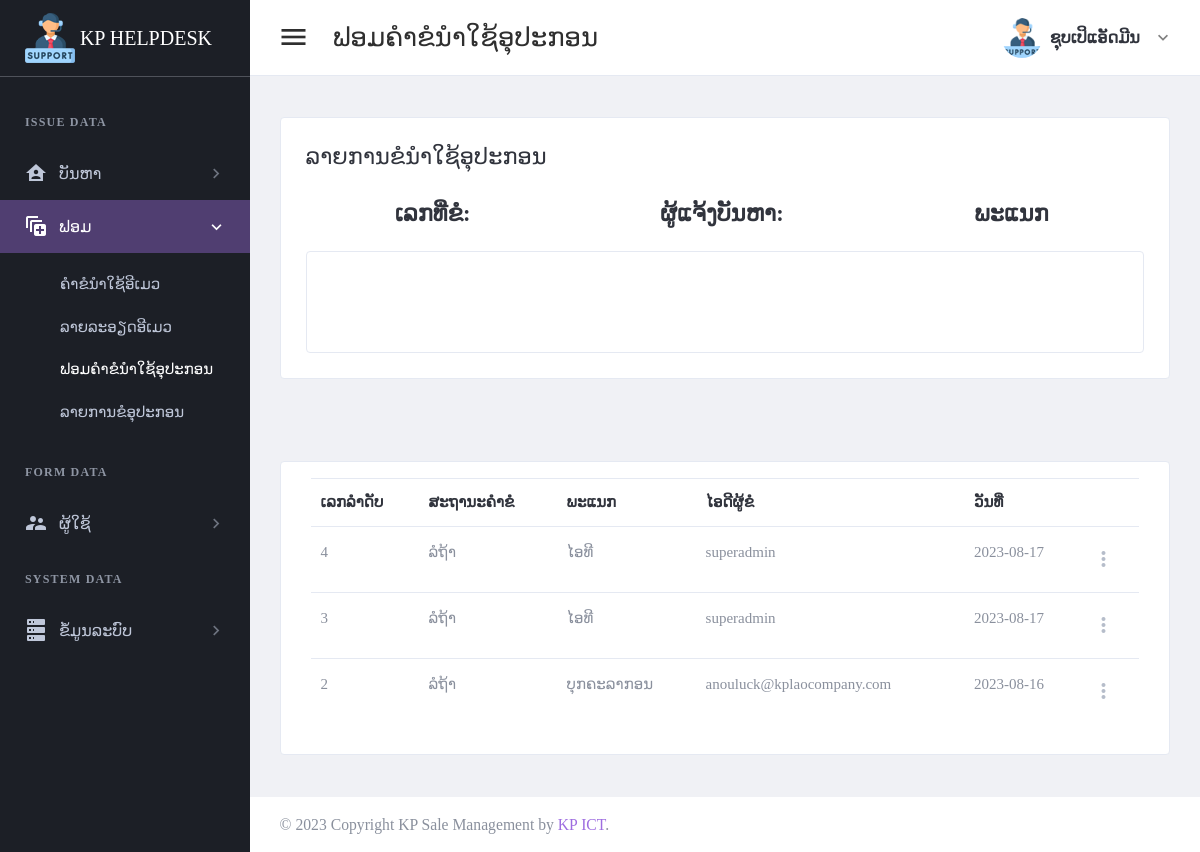
The page /page/check-request-use-item.php (signed in) on the database as committed earlier.
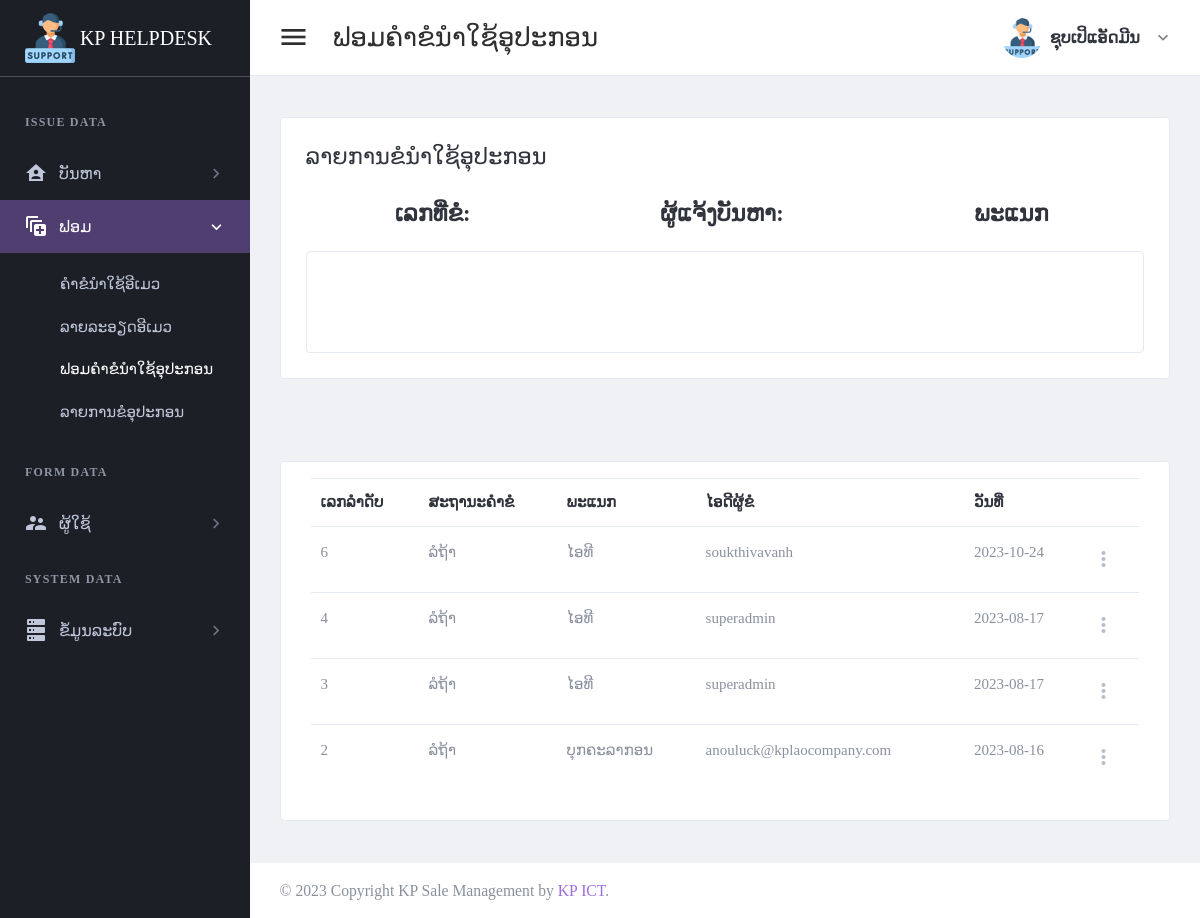
The same page on the database as committed later.
### tables this page shows
CREATE TABLE `tbl_header_title` (
  `ht_id` int(11) NOT NULL,
  `ht_name` varchar(300) DEFAULT NULL
);

CREATE TABLE `tbl_sub_title` (
  `st_id` int(11) NOT NULL,
  `st_name` varchar(300) DEFAULT NULL,
  `icon_code` varchar(100) DEFAULT NULL,
  `ht_id` int(11) DEFAULT NULL
);

CREATE TABLE `tbl_page_title` (
  `pt_id` int(11) NOT NULL,
  `pt_name` varchar(300) DEFAULT NULL,
  `ptf_name` varchar(100) DEFAULT NULL,
  `st_id` int(11) DEFAULT NULL
);

CREATE TABLE `tbl_request_use_item` (
  `rui_id` int(11) NOT NULL,
  `rui_bill_number` varchar(30) DEFAULT NULL,
  `rs_id` int(11) DEFAULT NULL,
  `depart_id` int(11) DEFAULT NULL,
  `request_by` int(11) DEFAULT NULL,
  `reqeust_date` date DEFAULT NULL
);

CREATE TABLE `tbl_request_status` (
  `rs_id` int(11) NOT NULL,
  `rs_name` varchar(150) DEFAULT NULL
);

CREATE TABLE `tbl_depart` (
  `dp_id` int(11) NOT NULL,
  `dp_name` varchar(150) DEFAULT NULL
);

CREATE TABLE `tbl_user` (
  `usid` int(11) NOT NULL,
  `full_name` varchar(300) DEFAULT NULL,
  `user_name` varchar(30) DEFAULT NULL,
  `user_password` varchar(30) DEFAULT NULL,
  `role_id` int(11) DEFAULT NULL,
  `depart_id` int(11) DEFAULT NULL,
  `user_status` int(11) DEFAULT NULL,
  `add_by` int(11) DEFAULT NULL,
  `date_register` date DEFAULT NULL
);

### setting/checksession.php (called while the page is built, shortened)
<?php
	if($_SESSION['id_users'] == "" )
	{
	header("location:logout.php");
	}
	  else{
		$full_name = $_SESSION["full_name"];
		$role_id = $_SESSION["role_id"];
	}
?>

### page/check-request-use-item.php (the view, shortened to what this page needs)
<?php
include("../setting/checksession.php");
include("../setting/conn.php");
$header_name = "ຟອມຄຳຂໍນຳໃຊ້ອຸປະກອນ";
$header_click = "2";
$rui_id = $_GET['rui_id'];
?>
<!DOCTYPE html>
<html lang="en" dir="ltr">
<head>
    <?php
    include("../setting/callcss.php");
    ?>
</head>
<body class="navbar-fixed sidebar-fixed" id="body">
    <div class="wrapper">
        <?php include "menu.php"; ?>
        <div class="page-wrapper">
            <?php
            include "header.php";
            ?>
            <div class="content-wrapper">
                <div class="content">
                    <div class="email-wrapper rounded border bg-white">
                        <div class="  no-gutters justify-content-center">
                            <div class="    ">
                                <div class="  p-4 p-xl-5">
                                    <div class="email-body-head mb-6 ">
                                        <h4 class="text-dark">ລາຍການຂໍນຳໃຊ້ອຸປະກອນ</h4>
                                    </div>
                                    <?php
                                    $detail = $conn->query("
                                    select full_name,dp_name ,rui_bill_number
                                    from tbl_request_use_item a
                                    left join tbl_user b on a.request_by = b.usid
                                    left join tbl_depart c on b.depart_id = c.dp_id
                                    where rui_id = '$rui_id'
                                    ")->fetch(PDO::FETCH_ASSOC);
                                    ?>
                                    <div class="row text-center">
                                        <div class="col-lg-4">
                                            <div class="form-group">
                                                <H4>
                                                    <label for="firstName">ເລກທີ່ຂໍ: </label> <label for="firstName"><?php echo $detail['rui_bill_number']; ?></label>
                                                </H4>
                                            </div>
                                        </div>
                                        <div class="col-lg-4">
                                            <div class="form-group">
                                                <H4>
                                                    <label for="firstName">ຜູ້ແຈ້ງບັນຫາ: </label> <label for="firstName"><?php echo $detail['full_name']; ?></label>
                                                </H4>
                                            </div>
                                        </div>
                                        <div class="col-lg-4">
                                            <div class="form-group">
                                                <H4>
                                                    <label for="firstName">ພະແນກ</label> <label for="firstName"><?php echo $detail['dp_name']; ?></label>
                                                </H4>
                                            </div>
                                        </div>
                                    </div>
                                    <form method="post" id="edititem">
                                        <div class="card p-4">
                                            <div class="row">
                                                <div class="card-body">
                                                </div>
                                            </div>
                                        </div>
                                </div>
                            </div>
                        </div>
                    </div>
                </div>
            </div>
            <div class="content-wrapper">
                <div class="content">
                    <div class="card card-default">
                        <div class="card-body">
                            <table id="productsTable2" class="table table-hover table-product" style="width:100%">
                                <thead>
                                    <tr>
                                        <th>ເລກລຳດັບ</th>
                                        <th>ສະຖານະຄຳຂໍ</th>
                                        <th>ພະແນກ</th>
                                        <th>ໄອດີຜູ້ຂໍ</th>
                                        <th>ວັນທີ່</th>
                                        <th></th>
                                    </tr>
                                </thead>
                                <tbody>
                                    <?php
                                    $stmt4 = $conn->prepare(" SELECT a.rui_id,rs_name,dp_name,user_name,reqeust_date FROM tbl_request_use_item a
                           left join tbl_request_status b on a.rs_id = b.rs_id
                           left join tbl_depart c on a.depart_id = c.dp_id
                           left join tbl_user d on a.request_by = d.usid
                            order by rui_id desc;
                             ");
                                    $stmt4->execute();
                                    if ($stmt4->rowCount() > 0) {
                                        while ($row4 = $stmt4->fetch(PDO::FETCH_ASSOC)) {
                                    ?>
                                            <tr>
                                                <td><?php echo $row4['rui_id']; ?></td>
                                                <td><?php echo $row4['rs_name']; ?></td>
                                                <td><?php echo $row4['dp_name']; ?></td>
                                                <td><?php echo $row4['user_name']; ?></td>
                                                <td><?php echo $row4['reqeust_date']; ?></td>
                                                <td>
                                                    <div class="dropdown">
                                                        <a class="dropdown-toggle icon-burger-mini" href="#" role="button" id="dropdownMenuLink" data-toggle="dropdown" aria-haspopup="true" aria-expanded="false" data-display="static">
                                                        </a>
                                                    </div>
                                                </td>
                                            </tr>
                                    <?php
                                        }
                                    }
                                    ?>
                                </tbody>
                            </table>
                        </div>
                    </div>
                </div>
            </div>
            <?php include "footer.php"; ?>
        </div>
    </div>
</body>
</html>

### setting/callcss.php (shortened to what this page needs)
<link href="../plugins/material/css/materialdesignicons.min.css" rel="stylesheet" />
<link href="../plugins/simplebar/simplebar.css" rel="stylesheet" />
<link href="../plugins/material/css/materialdesignicons.min.css" rel="stylesheet" />
<link href="../plugins/nprogress/nprogress.css" rel="stylesheet" />
<link id="main-css-href" rel="stylesheet" href="../css/3style.css" />
<link href="../plugins/prism/prism.css" rel="stylesheet" />
<link href="../plugins/DataTables/DataTables-1.10.18/css/jquery.dataTables.min.css" rel="stylesheet" />

### page/menu.php
<aside class="left-sidebar sidebar-dark" id="left-sidebar">
  <div id="sidebar" class="sidebar sidebar-with-footer">
    <div class="app-brand">
      <a href="index.php">
        <img src="../images/support.png" alt="Mono">
        <span class="brand-name">KP HELPDESK</span>
      </a>
    </div>
    <div class="sidebar-left" data-simplebar style="height: 100%;">
      <ul class="nav sidebar-inner" id="sidebar-menu">
        <?php
        $stmt = $conn->prepare(" SELECT distinct a.ht_id,ht_name
        FROM tbl_header_title a
        left join tbl_role_page b on a.ht_id = b.ht_id
        where role_id ='$role_id'
        order by  a.ht_id asc ");
        $stmt->execute();
        if ($stmt->rowCount() > 0) {
          while ($row = $stmt->fetch(PDO::FETCH_ASSOC)) {
            $ht_id = $row['ht_id'];
            $ht_name = $row['ht_name'];
        ?>
            <li class="section-title"> <?php echo "$ht_name"; ?></li>
            <?php
            $stmt1 = $conn->prepare("SELECT distinct a.st_id,st_name,role_id,icon_code
            FROM tbl_sub_title a
            left join tbl_role_page b on a.st_id = b.st_id
            where a.ht_id = '$ht_id' and role_id ='$role_id'
            order by a.st_id asc ");
            $stmt1->execute();
            if ($stmt1->rowCount() > 0) {
              while ($row1 = $stmt1->fetch(PDO::FETCH_ASSOC)) {
                $st_name = $row1['st_name'];
                $st_id = $row1['st_id'];
                $icon_code = $row1['icon_code'];
            ?>
                <li class='has-sub <?php if ($header_click == "$st_id") {  echo "active expand"; } ?>'>
                  <a class="sidenav-item-link" href="javascript:void(0)" data-toggle="collapse" data-target='#<?php echo "$st_name"; ?>' aria-expanded="false" aria-controls="<?php echo "$st_name"; ?>">
                    <i class="mdi <?php echo"$icon_code";?>"></i>
                    <span class="nav-text"> <?php echo "$st_name"; ?> </span> <b class="caret"></b>
                  </a>
                  <ul class='collapse <?php if ($header_click == "$st_id" ) { echo "show"; } ?>' id="<?php echo "$st_name"; ?>" data-parent="#sidebar-menu">
                    <div class="sub-menu">
                      <?php
                      $stmt2 = $conn->prepare(" SELECT pt_name,ptf_name
                      FROM tbl_page_title a
                      left join tbl_role_page b on a.pt_id = b.pt_id
                      where a.st_id = '$st_id' and role_id ='$role_id'
                      order by a.pt_id asc ");
                      $stmt2->execute();
                      if ($stmt2->rowCount() > 0) {
                        while ($row2 = $stmt2->fetch(PDO::FETCH_ASSOC)) {
                          $pt_name = $row2['pt_name'];
                      ?>
                          <li class="<?php if ($header_name ==  $row2['pt_name']) { echo "active"; } ?>">
                            <a class="sidenav-item-link" href='<?php echo $row2['ptf_name'] ?>'>
                              <span class="nav-text"><?php echo"$pt_name";?></span>
                            </a>
                          </li>
                      <?php
                        }
                      }
                      ?>
                    </div>
                  </ul>
              <?php
              }
            }
              ?>
                </li>
            <?php
          }
        }
            ?>
      </ul>
    </div>
  </div>
</aside>

### page/header.php (shortened to what this page needs)
<header class="main-header" id="header">
  <nav class="navbar navbar-expand-lg navbar-light" id="navbar">
    <button id="sidebar-toggler" class="sidebar-toggle">
    </button>
    <span class="page-title"><?php echo "$header_name"; ?></span>
    <div class="navbar-right ">
      <ul class="nav navbar-nav">
        <li class="dropdown user-menu">
          <button class="dropdown-toggle nav-link" data-toggle="dropdown">
            <img src="../images/support.png" class="user-image rounded-circle" alt="User Image" />
            <span class="d-none d-lg-inline-block"><?php echo "$full_name"; ?></span>
          </button>
        </li>
      </ul>
    </div>
  </nav>
</header>

### page/footer.php (shortened to what this page needs)
<footer class="footer mt-auto">
	<div class="copyright bg-white">
		<p>
			&copy; <span id="copy-year"></span> Copyright KP Sale Management by <a class="text-primary"> KP ICT</a>.
		</p>
	</div>
</footer>

Rows that differ between the two databases and show on the page:
added tbl_request_use_item: rui_id "6", rs.rs_name "ລໍຖ້າ", depart.dp_name "ໄອທີ", tbl_user.user_name "soukthivavanh", reqeust_date "2023-10-24"
